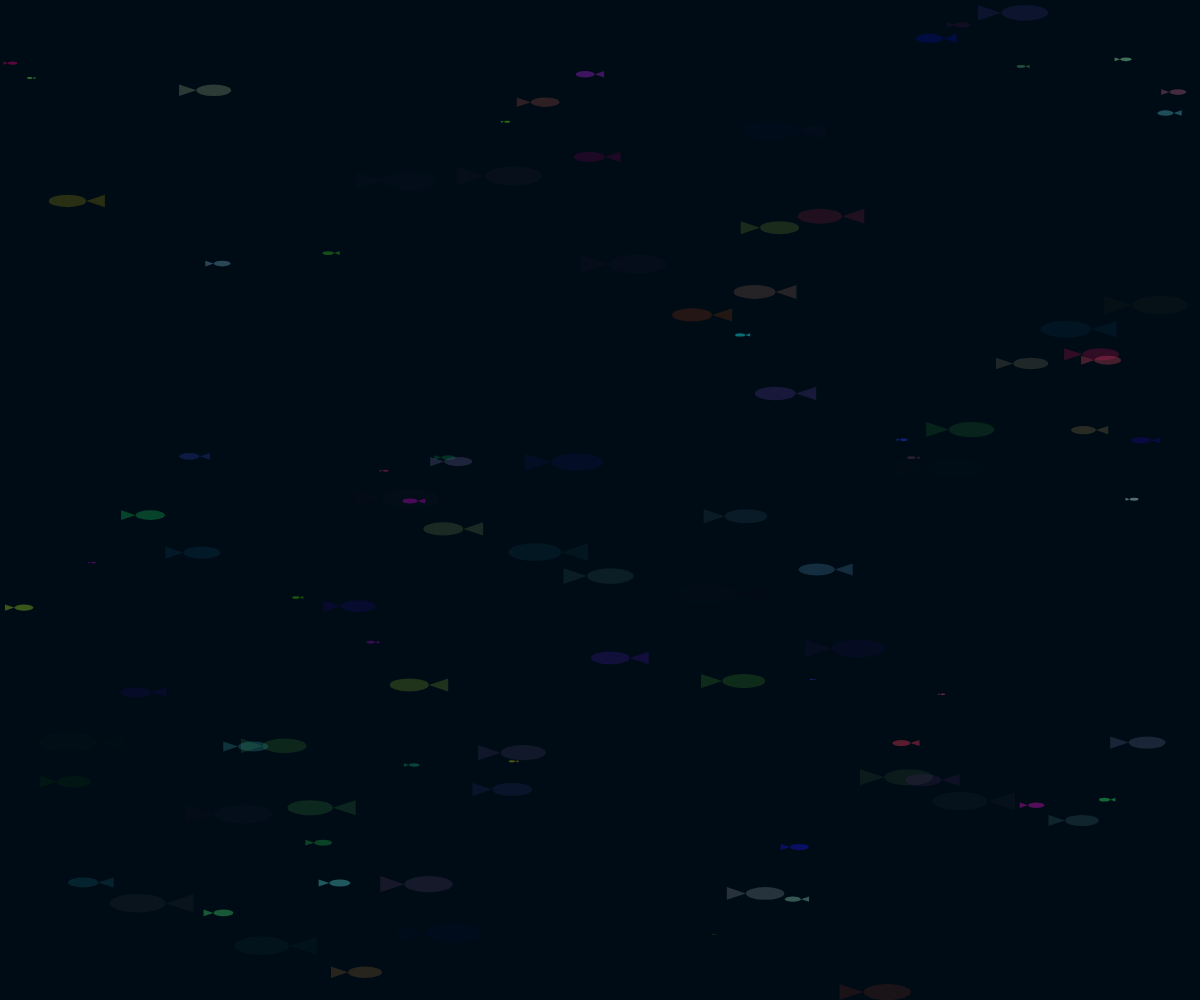
Frame 1 (no input)
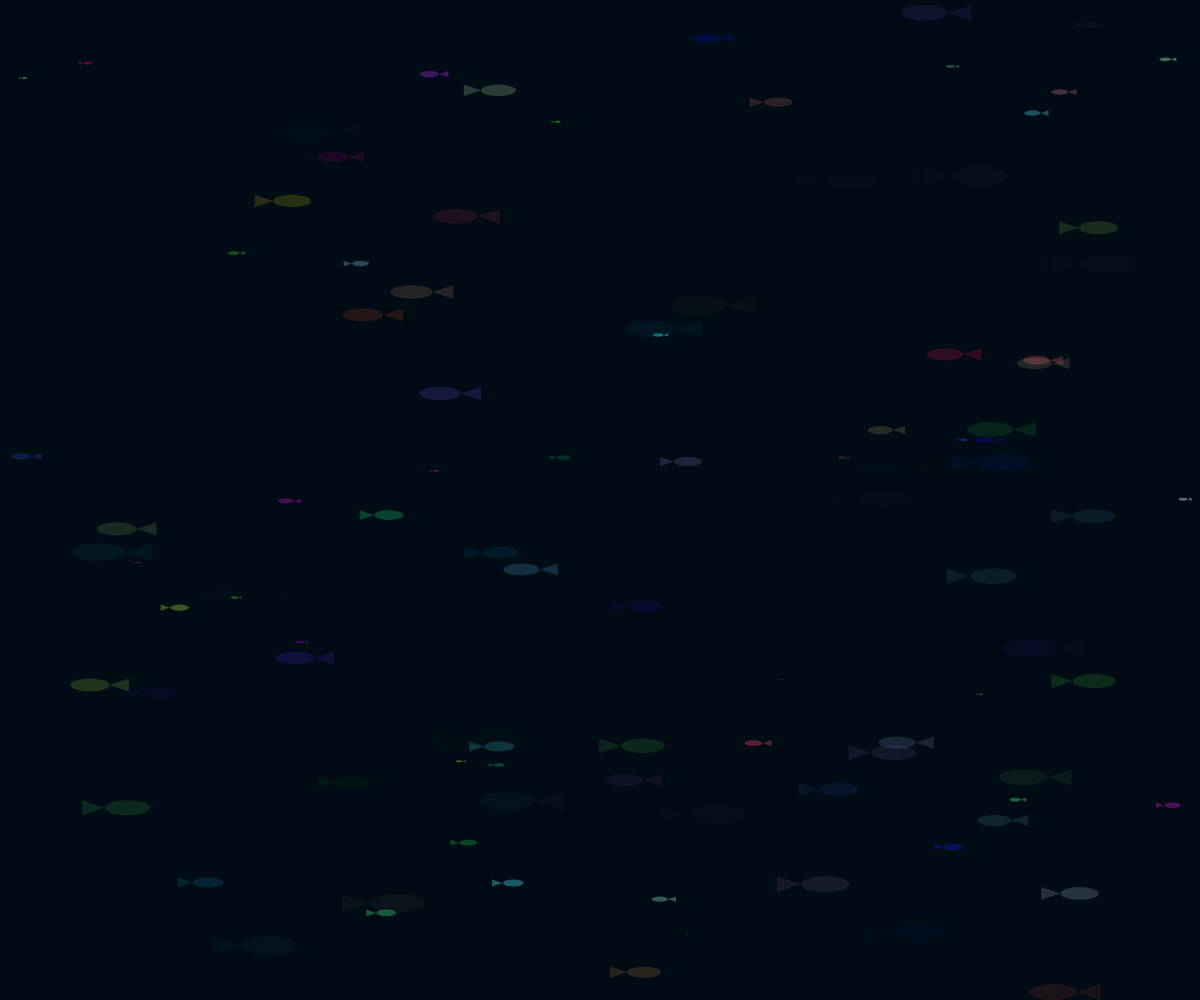
Frame 60 (no input)
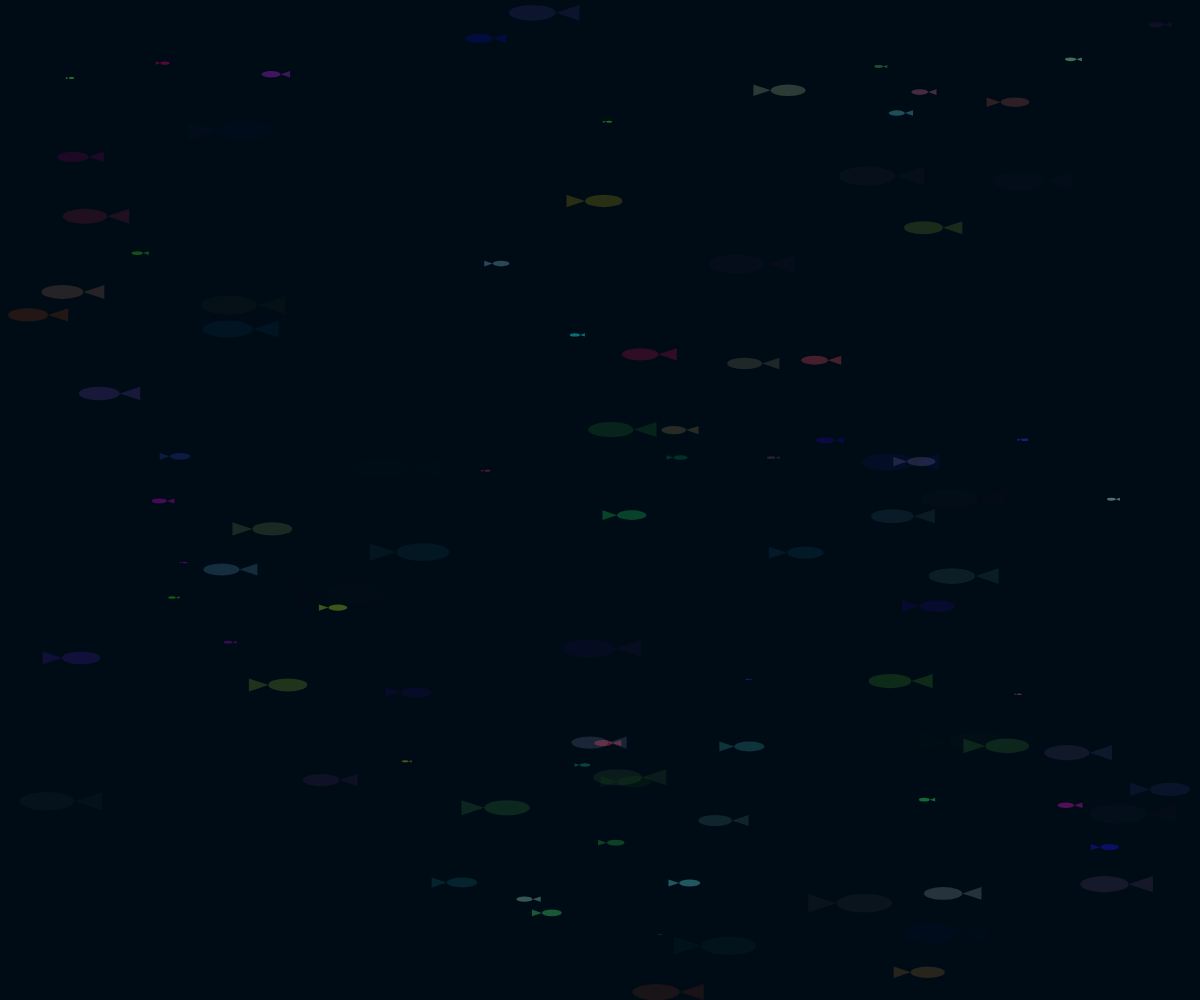
Frame 120 (the mouse pressed at the canvas centre since frame 60)

The p5.js sketch that drew these frames (run headless with seeded random() and noise() and a simulated clock; from frame 60 on, the mouse is pressed at the canvas centre):

// p5.js sketch
// ── sketch.js
// number of fish
const fishNum = 100;

// maximum size
const maxWidth = 90;
const maxHeight = 20;

// pixels per second
const maxSpeed = 500;

const fish = [];

class Fish {
	x;
	y;
	z;
	width;
	height;
	speed;
	direction;
	color;

	constructor(x, y, z, width, height, speed, direction, color) {
		this.x = x;
		this.y = y;
		this.z = z;
		this.width = width;
		this.height = height;
		this.speed = speed;
		this.direction = direction;
		this.color = color;
	}

	update() {
		this.x += this.speed / Math.max(getFrameRate(), getTargetFrameRate()) * this.direction;

		if (this.x > (width - this.width) || this.x < 0) {
			this.x = Math.min(Math.max(this.x, 0), width - this.width);
			this.direction *= -1;
		}
	}

	draw() {
		const deltaX = this.width / 3;
		const deltaY = this.height / 2;
		scoped(() => {
			fill(this.color);

			// verso dx
			if(this.direction > 0){
				triangle(
					this.x + deltaX, this.y + deltaY,
					this.x, this.y + 2 * deltaY,
					this.x, this.y
				);
				ellipse(
					this.x + deltaX,
					this.y,
					deltaX * 2,
					this.height
				);
				return;
			}

			// verso sx
			triangle(
				this.x + this.width - deltaX, this.y + deltaY,
				this.x + this.width, this.y + 2 * deltaY,
				this.x + this.width, this.y
			);
			ellipse(
				this.x,
				this.y,
				deltaX * 2,
				this.height
			);
		});
	}
}

function scoped(f){
	push();
	f();
	pop();
}

function setup() {
	createCanvas(windowWidth, windowHeight);
	noStroke();
	ellipseMode(CORNER);

	for(let i = 0; i < fishNum; i++){
		const z = random(0.05, 1);

		const _width = maxWidth * z;
		const _height = maxHeight * z;
		const speed = maxSpeed * z;
		const alpha = 127 * (1 - z);

		fish.push(
			new Fish(
				random(0, width - _width),
				random(0, height - _height),
				z,
				_width,
				_height,
				speed,
				Math.random() > 0.5 ? 1 : -1,
				color(random(0, 255), random(0, 255), random(0, 255), alpha)
			)
		);
	}
}

function windowResized() {
	resizeCanvas(windowWidth, windowHeight);
}

function draw(){
	background(0, 12, 21);

	for(const leFish of fish){
		leFish.update();
		leFish.draw();
	}
}
